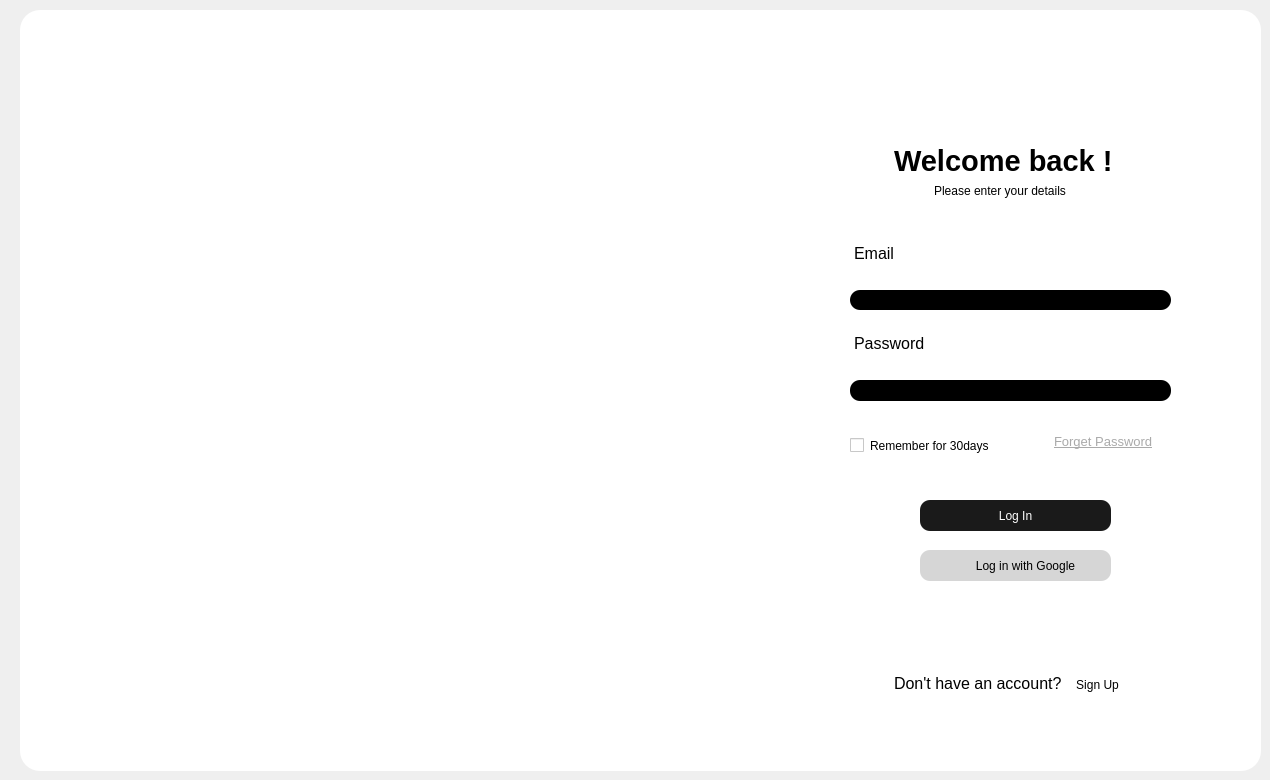
     <widget class="QWidget" name="Login">
      <widget class="QFrame" name="frame_17">
       <property name="enabled">
        <bool>true</bool>
       </property>
       <property name="geometry">
        <rect>
         <x>20</x>
         <y>10</y>
         <width>1241</width>
         <height>761</height>
        </rect>
       </property>
       <property name="minimumSize">
        <size>
         <width>591</width>
         <height>0</height>
        </size>
       </property>
       <property name="styleSheet">
        <string notr="true">background-color: rgb(255, 255, 255);

border-radius:20px;</string>
       </property>
       <property name="frameShape">
        <enum>QFrame::Shape::NoFrame</enum>
       </property>
       <property name="frameShadow">
        <enum>QFrame::Shadow::Plain</enum>
       </property>
       <property name="lineWidth">
        <number>1</number>
       </property>
       <property name="midLineWidth">
        <number>21</number>
       </property>
       <widget class="QTextEdit" name="textEdit_15">
        <property name="geometry">
         <rect>
          <x>870</x>
          <y>130</y>
          <width>251</width>
          <height>51</height>
         </rect>
        </property>
        <property name="styleSheet">
         <string notr="true">background-color: qlineargradient(spread:pad, x1:0, y1:0, x2:1, y2:1, stop:0 rgba(255, 255, 255, 0));
color: rgb(0, 0, 0);</string>
        </property>
        <property name="frameShape">
         <enum>QFrame::Shape::NoFrame</enum>
        </property>
        <property name="frameShadow">
         <enum>QFrame::Shadow::Raised</enum>
        </property>
        <property name="html">
         <string>&lt;!DOCTYPE HTML PUBLIC &quot;-//W3C//DTD HTML 4.0//EN&quot; &quot;http://www.w3.org/TR/REC-html40/strict.dtd&quot;&gt;
&lt;html&gt;&lt;head&gt;&lt;meta name=&quot;qrichtext&quot; content=&quot;1&quot; /&gt;&lt;meta charset=&quot;utf-8&quot; /&gt;&lt;style type=&quot;text/css&quot;&gt;
p, li { white-space: pre-wrap; }
hr { height: 1px; border-width: 0; }
li.unchecked::marker { content: &quot;\2610&quot;; }
li.checked::marker { content: &quot;\2612&quot;; }
&lt;/style&gt;&lt;/head&gt;&lt;body style=&quot; font-family:'Segoe UI'; font-size:9pt; font-weight:400; font-style:normal;&quot;&gt;
&lt;p style=&quot; margin-top:0px; margin-bottom:0px; margin-left:0px; margin-right:0px; -qt-block-indent:0; text-indent:0px;&quot;&gt;&lt;span style=&quot; font-size:22pt; font-weight:700;&quot;&gt;Welcome back !&lt;/span&gt;&lt;/p&gt;&lt;/body&gt;&lt;/html&gt;</string>
        </property>
       </widget>
       <widget class="QTextEdit" name="textEdit_75">
        <property name="geometry">
         <rect>
          <x>830</x>
          <y>230</y>
          <width>161</width>
          <height>41</height>
         </rect>
        </property>
        <property name="styleSheet">
         <string notr="true">background-color: qlineargradient(spread:pad, x1:0, y1:0, x2:1, y2:1, stop:0 rgba(255, 255, 255, 0));
color: rgb(0, 0, 0);</string>
        </property>
        <property name="frameShape">
         <enum>QFrame::Shape::NoFrame</enum>
        </property>
        <property name="frameShadow">
         <enum>QFrame::Shadow::Raised</enum>
        </property>
        <property name="readOnly">
         <bool>true</bool>
        </property>
        <property name="html">
         <string>&lt;!DOCTYPE HTML PUBLIC &quot;-//W3C//DTD HTML 4.0//EN&quot; &quot;http://www.w3.org/TR/REC-html40/strict.dtd&quot;&gt;
&lt;html&gt;&lt;head&gt;&lt;meta name=&quot;qrichtext&quot; content=&quot;1&quot; /&gt;&lt;meta charset=&quot;utf-8&quot; /&gt;&lt;style type=&quot;text/css&quot;&gt;
p, li { white-space: pre-wrap; }
hr { height: 1px; border-width: 0; }
li.unchecked::marker { content: &quot;\2610&quot;; }
li.checked::marker { content: &quot;\2612&quot;; }
&lt;/style&gt;&lt;/head&gt;&lt;body style=&quot; font-family:'Segoe UI'; font-size:9pt; font-weight:400; font-style:normal;&quot;&gt;
&lt;p style=&quot; margin-top:0px; margin-bottom:0px; margin-left:0px; margin-right:0px; -qt-block-indent:0; text-indent:0px;&quot;&gt;&lt;span style=&quot; font-size:12pt;&quot;&gt;Email&lt;/span&gt;&lt;/p&gt;&lt;/body&gt;&lt;/html&gt;</string>
        </property>
       </widget>
       <widget class="QTextEdit" name="textEdit_76">
        <property name="geometry">
         <rect>
          <x>830</x>
          <y>320</y>
          <width>121</width>
          <height>51</height>
         </rect>
        </property>
        <property name="styleSheet">
         <string notr="true">background-color: qlineargradient(spread:pad, x1:0, y1:0, x2:1, y2:1, stop:0 rgba(255, 255, 255, 0));
color: rgb(0, 0, 0);</string>
        </property>
        <property name="frameShape">
         <enum>QFrame::Shape::NoFrame</enum>
        </property>
        <property name="frameShadow">
         <enum>QFrame::Shadow::Raised</enum>
        </property>
        <property name="readOnly">
         <bool>true</bool>
        </property>
        <property name="html">
         <string>&lt;!DOCTYPE HTML PUBLIC &quot;-//W3C//DTD HTML 4.0//EN&quot; &quot;http://www.w3.org/TR/REC-html40/strict.dtd&quot;&gt;
&lt;html&gt;&lt;head&gt;&lt;meta name=&quot;qrichtext&quot; content=&quot;1&quot; /&gt;&lt;meta charset=&quot;utf-8&quot; /&gt;&lt;style type=&quot;text/css&quot;&gt;
p, li { white-space: pre-wrap; }
hr { height: 1px; border-width: 0; }
li.unchecked::marker { content: &quot;\2610&quot;; }
li.checked::marker { content: &quot;\2612&quot;; }
&lt;/style&gt;&lt;/head&gt;&lt;body style=&quot; font-family:'Segoe UI'; font-size:9pt; font-weight:400; font-style:normal;&quot;&gt;
&lt;p style=&quot; margin-top:0px; margin-bottom:0px; margin-left:0px; margin-right:0px; -qt-block-indent:0; text-indent:0px;&quot;&gt;&lt;span style=&quot; font-size:12pt;&quot;&gt;Password&lt;/span&gt;&lt;/p&gt;&lt;/body&gt;&lt;/html&gt;</string>
        </property>
       </widget>
       <widget class="QPushButton" name="pushButton_11">
        <property name="geometry">
         <rect>
          <x>900</x>
          <y>490</y>
          <width>191</width>
          <height>31</height>
         </rect>
        </property>
        <property name="styleSheet">
         <string notr="true">background-color: rgb(26, 26, 26);
font: 700 10pt &quot;Segoe UI&quot;;
color: rgb(255, 255, 255);
color: rgb(255, 255, 255);
border-radius:10px;
color:white;</string>
        </property>
        <property name="text">
         <string>Log In</string>
        </property>
       </widget>
       <widget class="QLabel" name="label_7">
        <property name="geometry">
         <rect>
          <x>40</x>
          <y>470</y>
          <width>51</width>
          <height>41</height>
         </rect>
        </property>
        <property name="styleSheet">
         <string notr="true">background-color: qlineargradient(spread:pad, x1:0, y1:0, x2:1, y2:1, stop:0 rgba(0, 0, 0, 0));</string>
        </property>
        <property name="text">
         <string/>
        </property>
        <property name="pixmap">
         <pixmap>../Downloads/git-removebg-preview.png</pixmap>
        </property>
        <property name="scaledContents">
         <bool>true</bool>
        </property>
       </widget>
       <widget class="QLineEdit" name="lineEdit_22">
        <property name="geometry">
         <rect>
          <x>830</x>
          <y>280</y>
          <width>321</width>
          <height>20</height>
         </rect>
        </property>
        <property name="styleSheet">
         <string notr="true">background-color: rgb(0, 0, 0);
color: rgb(255, 255, 255);
border-radius:10px;</string>
        </property>
       </widget>
       <widget class="QLineEdit" name="lineEdit_23">
        <property name="geometry">
         <rect>
          <x>830</x>
          <y>370</y>
          <width>321</width>
          <height>21</height>
         </rect>
        </property>
        <property name="styleSheet">
         <string notr="true">background-color: rgb(0, 0, 0);
color: rgb(255, 255, 255);
border-radius:10px;</string>
        </property>
       </widget>
       <widget class="QTextEdit" name="textEdit_78">
        <property name="geometry">
         <rect>
          <x>1030</x>
          <y>420</y>
          <width>111</width>
          <height>51</height>
         </rect>
        </property>
        <property name="styleSheet">
         <string notr="true">background-color: qlineargradient(spread:pad, x1:0, y1:0, x2:1, y2:1, stop:0 rgba(255, 255, 255, 0));
color: rgb(170, 170, 170);</string>
        </property>
        <property name="frameShape">
         <enum>QFrame::Shape::NoFrame</enum>
        </property>
        <property name="frameShadow">
         <enum>QFrame::Shadow::Raised</enum>
        </property>
        <property name="html">
         <string>&lt;!DOCTYPE HTML PUBLIC &quot;-//W3C//DTD HTML 4.0//EN&quot; &quot;http://www.w3.org/TR/REC-html40/strict.dtd&quot;&gt;
&lt;html&gt;&lt;head&gt;&lt;meta name=&quot;qrichtext&quot; content=&quot;1&quot; /&gt;&lt;meta charset=&quot;utf-8&quot; /&gt;&lt;style type=&quot;text/css&quot;&gt;
p, li { white-space: pre-wrap; }
hr { height: 1px; border-width: 0; }
li.unchecked::marker { content: &quot;\2610&quot;; }
li.checked::marker { content: &quot;\2612&quot;; }
&lt;/style&gt;&lt;/head&gt;&lt;body style=&quot; font-family:'Segoe UI'; font-size:9pt; font-weight:400; font-style:normal;&quot;&gt;
&lt;p style=&quot; margin-top:0px; margin-bottom:0px; margin-left:0px; margin-right:0px; -qt-block-indent:0; text-indent:0px;&quot;&gt;&lt;span style=&quot; font-size:10pt; text-decoration: underline;&quot;&gt;Forget Password&lt;/span&gt;&lt;/p&gt;&lt;/body&gt;&lt;/html&gt;</string>
        </property>
        <property name="textInteractionFlags">
         <set>Qt::TextInteractionFlag::LinksAccessibleByKeyboard|Qt::TextInteractionFlag::LinksAccessibleByMouse|Qt::TextInteractionFlag::TextBrowserInteraction|Qt::TextInteractionFlag::TextEditable|Qt::TextInteractionFlag::TextEditorInteraction|Qt::TextInteractionFlag::TextSelectableByKeyboard|Qt::TextInteractionFlag::TextSelectableByMouse</set>
        </property>
       </widget>
       <widget class="QTextEdit" name="textEdit_22">
        <property name="geometry">
         <rect>
          <x>910</x>
          <y>170</y>
          <width>191</width>
          <height>41</height>
         </rect>
        </property>
        <property name="styleSheet">
         <string notr="true">background-color: qlineargradient(spread:pad, x1:0, y1:0, x2:1, y2:1, stop:0 rgba(255, 255, 255, 0));
color: rgb(0, 0, 0);</string>
        </property>
        <property name="frameShape">
         <enum>QFrame::Shape::NoFrame</enum>
        </property>
        <property name="frameShadow">
         <enum>QFrame::Shadow::Raised</enum>
        </property>
        <property name="readOnly">
         <bool>true</bool>
        </property>
        <property name="html">
         <string>&lt;!DOCTYPE HTML PUBLIC &quot;-//W3C//DTD HTML 4.0//EN&quot; &quot;http://www.w3.org/TR/REC-html40/strict.dtd&quot;&gt;
&lt;html&gt;&lt;head&gt;&lt;meta name=&quot;qrichtext&quot; content=&quot;1&quot; /&gt;&lt;meta charset=&quot;utf-8&quot; /&gt;&lt;style type=&quot;text/css&quot;&gt;
p, li { white-space: pre-wrap; }
hr { height: 1px; border-width: 0; }
li.unchecked::marker { content: &quot;\2610&quot;; }
li.checked::marker { content: &quot;\2612&quot;; }
&lt;/style&gt;&lt;/head&gt;&lt;body style=&quot; font-family:'Segoe UI'; font-size:9pt; font-weight:400; font-style:normal;&quot;&gt;
&lt;p style=&quot; margin-top:0px; margin-bottom:0px; margin-left:0px; margin-right:0px; -qt-block-indent:0; text-indent:0px;&quot;&gt;Please enter your details&lt;/p&gt;&lt;/body&gt;&lt;/html&gt;</string>
        </property>
       </widget>
       <widget class="QCheckBox" name="checkBox">
        <property name="geometry">
         <rect>
          <x>830</x>
          <y>420</y>
          <width>151</width>
          <height>31</height>
         </rect>
        </property>
        <property name="styleSheet">
         <string notr="true">color: rgb(0, 0, 0);
border-radius:10px;</string>
        </property>
        <property name="text">
         <string>Remember for 30days</string>
        </property>
       </widget>
       <widget class="QPushButton" name="pushButton_21">
        <property name="geometry">
         <rect>
          <x>900</x>
          <y>540</y>
          <width>191</width>
          <height>31</height>
         </rect>
        </property>
        <property name="styleSheet">
         <string notr="true">background-color: rgb(26, 26, 26);
background-color: rgb(214, 214, 214);
color: rgb(255, 255, 255);
color: rgb(255, 255, 255);
border-radius:10px;
color:black;
font: 700 10pt &quot;Segoe UI&quot;;</string>
        </property>
        <property name="text">
         <string>      Log in with Google</string>
        </property>
        <property name="icon">
         <iconset resource="images.qrc">
          <normaloff>:/new/prefix1/chercher.png</normaloff>:/new/prefix1/chercher.png</iconset>
        </property>
        <property name="iconSize">
         <size>
          <width>15</width>
          <height>15</height>
         </size>
        </property>
       </widget>
       <widget class="QGraphicsView" name="graphicsView_7">
        <property name="geometry">
         <rect>
          <x>30</x>
          <y>20</y>
          <width>751</width>
          <height>731</height>
         </rect>
        </property>
        <property name="styleSheet">
         <string notr="true">border-image: url(:/new/prefix1/original-0c14504bd291054d76548cb015dff89a.png);</string>
        </property>
       </widget>
       <widget class="QTextEdit" name="textEdit_77">
        <property name="geometry">
         <rect>
          <x>870</x>
          <y>660</y>
          <width>181</width>
          <height>41</height>
         </rect>
        </property>
        <property name="styleSheet">
         <string notr="true">background-color: qlineargradient(spread:pad, x1:0, y1:0, x2:1, y2:1, stop:0 rgba(255, 255, 255, 0));
color: rgb(0, 0, 0);</string>
        </property>
        <property name="frameShape">
         <enum>QFrame::Shape::NoFrame</enum>
        </property>
        <property name="frameShadow">
         <enum>QFrame::Shadow::Raised</enum>
        </property>
        <property name="readOnly">
         <bool>true</bool>
        </property>
        <property name="html">
         <string>&lt;!DOCTYPE HTML PUBLIC &quot;-//W3C//DTD HTML 4.0//EN&quot; &quot;http://www.w3.org/TR/REC-html40/strict.dtd&quot;&gt;
&lt;html&gt;&lt;head&gt;&lt;meta name=&quot;qrichtext&quot; content=&quot;1&quot; /&gt;&lt;meta charset=&quot;utf-8&quot; /&gt;&lt;style type=&quot;text/css&quot;&gt;
p, li { white-space: pre-wrap; }
hr { height: 1px; border-width: 0; }
li.unchecked::marker { content: &quot;\2610&quot;; }
li.checked::marker { content: &quot;\2612&quot;; }
&lt;/style&gt;&lt;/head&gt;&lt;body style=&quot; font-family:'Segoe UI'; font-size:9pt; font-weight:400; font-style:normal;&quot;&gt;
&lt;p style=&quot; margin-top:0px; margin-bottom:0px; margin-left:0px; margin-right:0px; -qt-block-indent:0; text-indent:0px;&quot;&gt;&lt;span style=&quot; font-size:12pt;&quot;&gt;Don't have an account?&lt;/span&gt;&lt;/p&gt;&lt;/body&gt;&lt;/html&gt;</string>
        </property>
       </widget>
       <widget class="QPushButton" name="pushButton_2">
        <property name="geometry">
         <rect>
          <x>1042</x>
          <y>660</y>
          <width>71</width>
          <height>29</height>
         </rect>
        </property>
        <property name="styleSheet">
         <string notr="true">color: rgb(0, 0, 0);
font: 700 10pt &quot;Segoe UI&quot;;</string>
        </property>
        <property name="text">
         <string>Sign Up</string>
        </property>
       </widget>
       <widget class="QGraphicsView" name="graphicsView_10">
        <property name="geometry">
         <rect>
          <x>930</x>
          <y>60</y>
          <width>111</width>
          <height>71</height>
         </rect>
        </property>
        <property name="styleSheet">
         <string notr="true">border-image: url(:/new/prefix1/star-removebg-preview.png);</string>
        </property>
       </widget>
      </widget>
     </widget>
